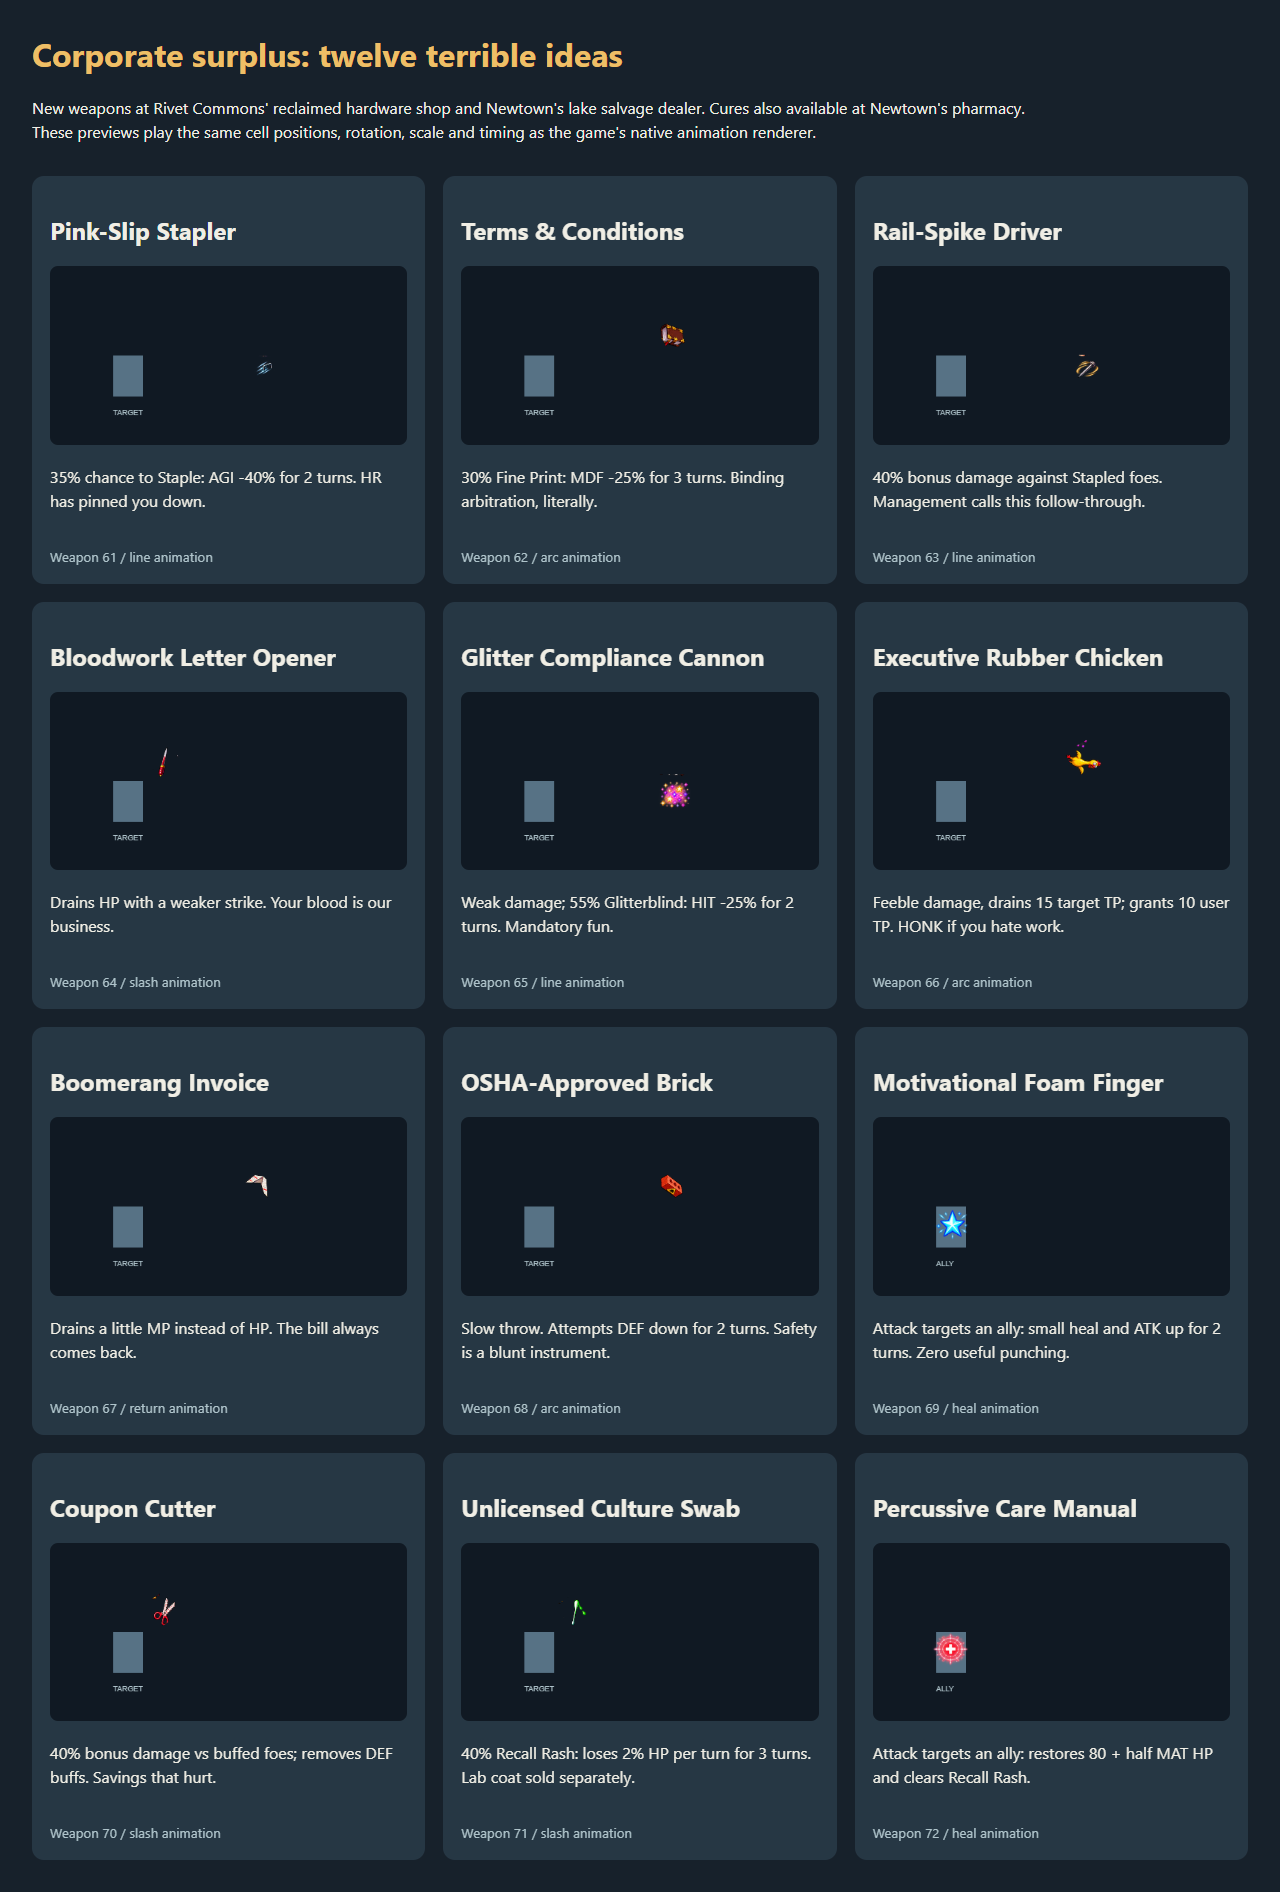

This figure's Python source:
from pathlib import Path
import json
m=json.loads(Path('tools/weapon-variety/manifest.json').read_text());a=json.loads(Path('data/Animations.json').read_text())
html='''<!doctype html><meta charset="utf-8"><title>Corporate surplus weapons</title><style>body{background:#17212b;color:#f0eee5;font:16px system-ui;margin:32px}main{display:grid;grid-template-columns:repeat(auto-fit,minmax(300px,1fr));gap:18px}article{background:#263744;padding:18px;border-radius:12px}canvas{width:100%;background:#101923;border-radius:8px}p{min-height:64px;line-height:1.5}h1{color:#eebf66}small{color:#afc4cb}</style><h1>Corporate surplus: twelve terrible ideas</h1><p>New weapons at Rivet Commons' reclaimed hardware shop and Newtown's lake salvage dealer. Cures also available at Newtown's pharmacy.<br>These previews play the same cell positions, rotation, scale and timing as the game's native animation renderer.</p><main id="cards"></main><script>const rows=ROWS,animations=ANIMS;const sheet=new Image();sheet.src='../../img/animations/ME_WeaponVariety.png';for(const row of rows){let e=document.createElement('article');e.innerHTML='<h2>'+row.name+'</h2><canvas width="480" height="240"></canvas><p>'+row.description+'</p><small>Weapon '+row.id+' / '+row.mode+' animation</small>';cards.appendChild(e);row.canvas=e.querySelector('canvas')}function paint(ms){for(const row of rows){let c=row.canvas,x=c.getContext('2d');x.clearRect(0,0,480,240);x.fillStyle='#577285';x.fillRect(85,120,40,55);x.fillStyle='#afc4cb';x.fillText(row.id===69||row.id===72?'ALLY':'TARGET',85,200);let frames=animations[row.animation].frames,f=Math.floor(ms/(1000/60*4))%(frames.length+10);if(sheet.complete&&f<frames.length)for(const cell of frames[f]){x.save();x.translate(105+cell[1],135+cell[2]);x.rotate(cell[4]*Math.PI/180);x.scale(cell[3]/100,cell[3]/100);x.globalAlpha=cell[6]/255;x.drawImage(sheet,cell[0]%5*192,Math.floor(cell[0]/5)*192,192,192,-96,-96,192,192);x.restore()}}requestAnimationFrame(paint)}requestAnimationFrame(paint)</script>'''
html=html.replace('ROWS',json.dumps(m)).replace('ANIMS',json.dumps(a));Path('art/weapons/preview.html').write_text(html,encoding='utf8')
Path('tools/weapon-variety/README.md').write_text('''# Weapon variety

Adds weapons 61–72, attack skills 185–196, cures 197–198, states 48–51, items 154–156, animations 176–187 and icons 1984–2015. Existing IDs, original weapons and story progression are preserved. Data backup: before.zip. build.py deliberately refuses to append twice.

## Existing projectile audit
- Grenade animations 141–145 contain hand-authored cell movement, rotation and impacts. Toss Grenade 142 is used by Smoke Bomb 76 and Bulldoze 68 through YEP action-sequence notes.
- Most guns use target-centered Shoot Normal 111 (Gun1 sprite sheet).
- Lazer Shotgun 39 uses Laser Blast 155. Automatic Gunfire 123 and Laser One/All 115–116 also exist. Security Pulse 157 uses 115.
- Weapon Image tags choose held weapon graphics, not projectile animations.
- YEP BattleEngineCore/ActSeq packs are not active. Existing action-sequence text does not execute under the current stack. No YEP core was enabled or legacy action sequence changed by this patch.
- Enabled existing WeaponSkill.js: native per-weapon Attack skills and ally selection. First equipped weapon controls the skill. No new battle framework is needed.

## Rendering
New animations use RPG Maker MV's native Sprite_Animation cells, with transparent 192px cells in ME_WeaponVariety.png. Thrown props rotate along an incoming arc; invoice returns; staples/spikes travel straight; melee swipes and supportive pulses use separate paths. They are target-relative authored animations like the original grenade, not dynamically traced from the actor's exact hand position. Native battle busy handling waits for animation completion before resolving actions.

## Gameplay
Hardware shop Map103/event2 stocks 61,62,63,64,68,70. Newtown salvage Map105/event4 stocks 65,66,67,69,71,72 and all three cures. Pharmacy Map105/event5 also stocks cures. All weapons have a playable class that can equip them. No class weapon restrictions changed.

Stapled: AGI x0.6, 2 turns. Glitterblind: HIT -0.25, 2 turns. Recall Rash: HP regeneration -2%, 3 turns. Fine Print: MDF x0.75, 3 turns. All expire after battle, respect ordinary state resistance, and do not restrict turns. Adhesive Remover clears Stapled/Glitterblind; Recall Lotion clears Rash; Retraction Stamp clears Fine Print. Shake It Off (10 TP, self) clears the first two. Clinical Reset (4 MP, ally) clears all four. Existing Cheer classes receive Shake It Off; Priest/Mod Doctor receive Clinical Reset through traits so existing saves benefit.

Visual review: art/weapons/preview.html. Build art with pack.js; it only packs generated atlas pixels. Gameplay/runtime checks: node tools/weapon-variety/test.js. Test fixture manipulations do not change game data. Balance is a conservative first pass and still merits normal campaign playtesting.
''',encoding='utf8')
print('Preview and implementation notes written')
